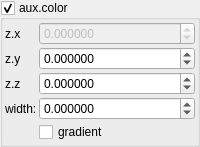
    <widget class="MyGroupBox" name="groupCheck_fold_color_aux_color_enabled">
     <property name="toolTip">
      <string/>
     </property>
     <property name="title">
      <string>aux.color&amp;</string>
     </property>
     <property name="checkable">
      <bool>true</bool>
     </property>
     <layout class="QVBoxLayout" name="verticalLayout_60">
      <property name="spacing">
       <number>2</number>
      </property>
      <property name="leftMargin">
       <number>2</number>
      </property>
      <property name="topMargin">
       <number>2</number>
      </property>
      <property name="rightMargin">
       <number>2</number>
      </property>
      <property name="bottomMargin">
       <number>2</number>
      </property>
      <item>
       <layout class="QGridLayout" name="gridLayout_24" columnstretch="0,1">
        <property name="spacing">
         <number>2</number>
        </property>
        <item row="1" column="0">
         <widget class="QLabel" name="label_186">
          <property name="text">
           <string notr="true">z.y</string>
          </property>
         </widget>
        </item>
        <item row="3" column="0">
         <widget class="QLabel" name="label_187">
          <property name="text">
           <string>width:</string>
          </property>
         </widget>
        </item>
        <item row="2" column="0">
         <widget class="QLabel" name="label_185">
          <property name="text">
           <string notr="true">z.z</string>
          </property>
         </widget>
        </item>
        <item row="1" column="1">
         <widget class="MyDoubleSpinBox" name="spinbox4_fold_color_difs_0000_y">
          <property name="sizePolicy">
           <sizepolicy hsizetype="Minimum" vsizetype="Maximum">
            <horstretch>0</horstretch>
            <verstretch>0</verstretch>
           </sizepolicy>
          </property>
          <property name="prefix">
           <string/>
          </property>
          <property name="suffix">
           <string/>
          </property>
          <property name="decimals">
           <number>6</number>
          </property>
          <property name="minimum">
           <double>-99.999899999999997</double>
          </property>
          <property name="maximum">
           <double>99.999899999999997</double>
          </property>
          <property name="singleStep">
           <double>0.100000000000000</double>
          </property>
         </widget>
        </item>
        <item row="3" column="1">
         <widget class="MyDoubleSpinBox" name="spinbox_fold_color_difs1">
          <property name="enabled">
           <bool>true</bool>
          </property>
          <property name="sizePolicy">
           <sizepolicy hsizetype="Minimum" vsizetype="Maximum">
            <horstretch>0</horstretch>
            <verstretch>0</verstretch>
           </sizepolicy>
          </property>
          <property name="prefix">
           <string/>
          </property>
          <property name="suffix">
           <string/>
          </property>
          <property name="decimals">
           <number>6</number>
          </property>
          <property name="minimum">
           <double>-99.999899999999997</double>
          </property>
          <property name="maximum">
           <double>99.999899999999997</double>
          </property>
          <property name="singleStep">
           <double>0.100000000000000</double>
          </property>
         </widget>
        </item>
        <item row="2" column="1">
         <widget class="MyDoubleSpinBox" name="spinbox4_fold_color_difs_0000_z">
          <property name="sizePolicy">
           <sizepolicy hsizetype="Minimum" vsizetype="Maximum">
            <horstretch>0</horstretch>
            <verstretch>0</verstretch>
           </sizepolicy>
          </property>
          <property name="prefix">
           <string/>
          </property>
          <property name="suffix">
           <string/>
          </property>
          <property name="decimals">
           <number>6</number>
          </property>
          <property name="minimum">
           <double>-99.999899999999997</double>
          </property>
          <property name="maximum">
           <double>99.999899999999997</double>
          </property>
          <property name="singleStep">
           <double>0.100000000000000</double>
          </property>
         </widget>
        </item>
        <item row="4" column="1">
         <widget class="MyCheckBox" name="checkBox_transf_function_enabledG_false">
          <property name="text">
           <string>gradient</string>
          </property>
         </widget>
        </item>
        <item row="0" column="1">
         <widget class="MyDoubleSpinBox" name="spinbox4_fold_color_difs_0000_x">
          <property name="enabled">
           <bool>false</bool>
          </property>
          <property name="sizePolicy">
           <sizepolicy hsizetype="Minimum" vsizetype="Maximum">
            <horstretch>0</horstretch>
            <verstretch>0</verstretch>
           </sizepolicy>
          </property>
          <property name="prefix">
           <string/>
          </property>
          <property name="suffix">
           <string/>
          </property>
          <property name="decimals">
           <number>6</number>
          </property>
          <property name="minimum">
           <double>-99.999899999999997</double>
          </property>
          <property name="maximum">
           <double>99.999899999999997</double>
          </property>
          <property name="singleStep">
           <double>0.100000000000000</double>
          </property>
         </widget>
        </item>
        <item row="0" column="0">
         <widget class="QLabel" name="label_188">
          <property name="text">
           <string notr="true">z.x</string>
          </property>
         </widget>
        </item>
       </layout>
      </item>
     </layout>
    </widget>
